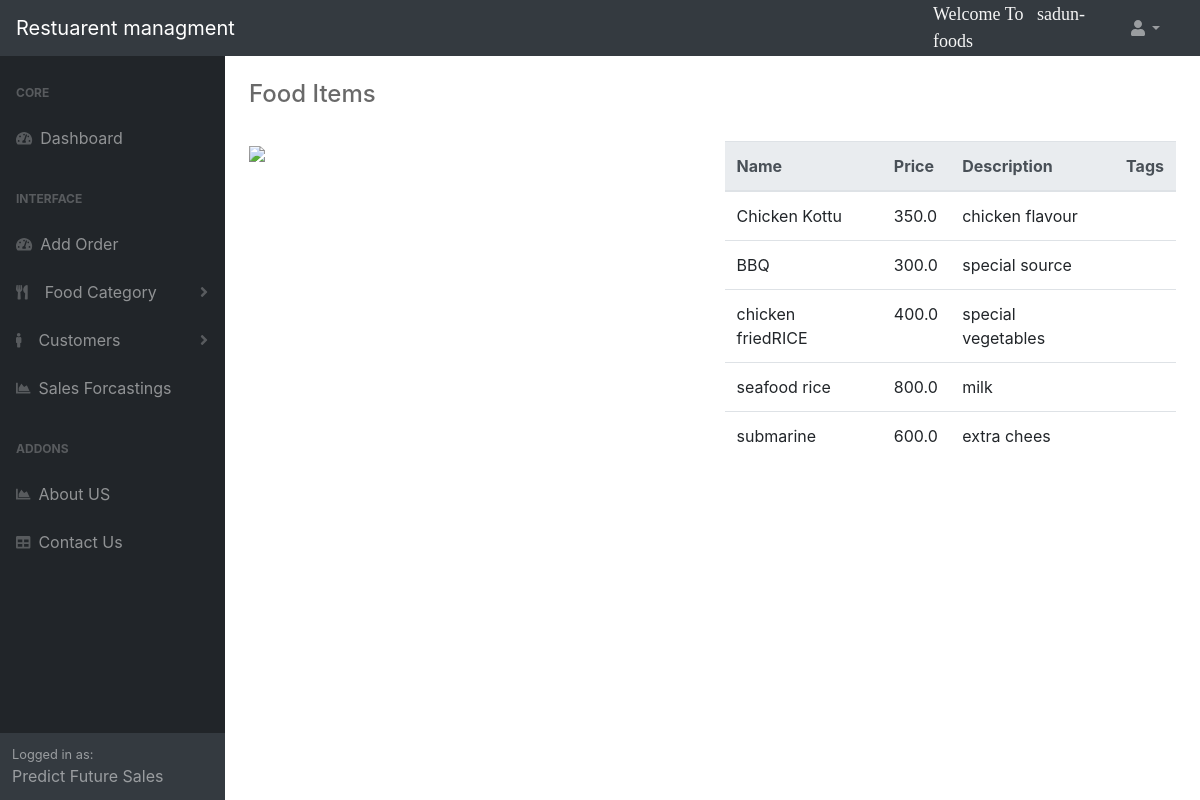
Screenshot of /meals/ (signed in) with the database file from the repository.
### accounts/models.py (models this page shows, shortened)
class Meal(models.Model):
		meal_name=models.CharField(max_length=200, null=True)
		price = models.FloatField(null=True)
		description = models.CharField(max_length=200, null=True)
		tags = models.ManyToManyField(Tag)
		user = models.ForeignKey(User,on_delete=models.CASCADE)

### accounts/views.py (the view)
# urls.py: path('meals/',views.meals, name="goto_foods_page"),
@login_required(login_url='log')
def meals(request):
	meals = Meal.objects.filter(user=request.user)
	return render(request, 'meals.html', {'meals':meals})

### accounts/templates/meals.html (shortened to what this page needs)
{%  extends 'main.html' %}
      {% block content %}
           {%  include 'navbar.html' %}
            {%  include 'side_menu_bar.html' %}
                <div id="layoutSidenav_content">
                    <main>
                        <div class="container-fluid">
                            <h4 class="mt-4" style="color:dimgray">Food Items</h1>
                        <br>
            <div class=" row">
                <div class="col-md-6">
                    <img src="https://static.toiimg.com/photo/76179976.cms" style="width: 100%;">
                </div>
            <div class="col-md-6">
                <table class="table">
                    <thead class="thead-light ">
                    <tr>
                        <th scope="col">Name</th>
                        <th scope="col">Price</th>
                        <th scope="col">Description</th>
                        <th scope="col">Tags</th>
                    </tr>
                    </thead>
                    <tbody>
                        {% for i in meals %}
                            <tr>
                                <td>{{i.meal_name}}</td>
                                <td>{{i.price}}</td>
                                <td>{{i.description}}</td>
                                <td>
                                </td>
                            </tr>
                        {% endfor %}
                    </tbody>
                </table>
            </div>
          </div>
        {% endblock  %}

### accounts/templates/navbar.html (shortened to what this page needs)
<nav class="sb-topnav navbar navbar-expand navbar-dark bg-dark">
    <a class="navbar-brand" href="/">Restuarent managment </a>
    <span class="hello-msg">Welcome To &nbsp; {{request.user}}</span>
    <div class="navbar-nav d-none d-md-inline-block form-inline ml-auto mr-0 mr-md-3 my-2 my-md-0">
        <li class="nav-item dropdown">
            <a class="nav-link dropdown-toggle" id="userDropdown" href="#" role="button" data-toggle="dropdown" aria-haspopup="true" aria-expanded="false"><i class="fas fa-user fa-fw"></i></a>
        </li>
    </div>
</nav>

### accounts/templates/navbar.html (style rules this page uses)
.hello-msg { font-size: 18px; font-family: fantasy; color:whitesmoke; margin-right: 20px; float: left; }

### rows the page displays
Meal: meal_name "Chicken Kottu", price "350.0", description "chicken flavour"
Meal: meal_name "BBQ", price "300.0", description "special source"
Meal: meal_name "chicken friedRICE", price "400.0", description "special vegetables"
Meal: meal_name "seafood rice", price "800.0", description "milk"
Meal: meal_name "submarine", price "600.0", description "extra chees"

### other values shown
{{ request.user }} "sadun-foods"
